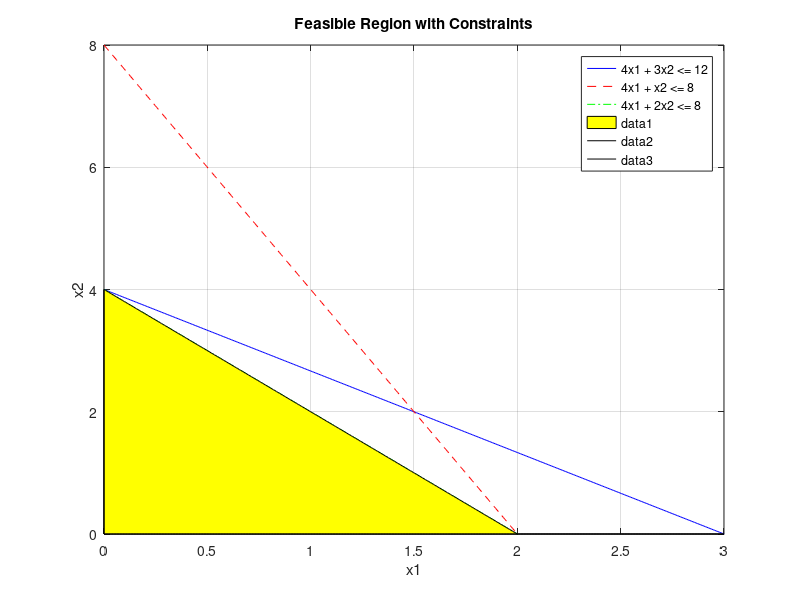

MATLAB code to generate this figure:
clear all;
close all;
clc;

% Define the constraints as anonymous functions
constraint1 = @(x1) (12 - 4*x1) / 3;
constraint2 = @(x1) 8 - 4*x1;
constraint3 = @(x1) (8 - 4*x1) / 2;

% Define the range for x1
x1 = linspace(0, 3, 400);

% Calculate the constraint lines
y1 = constraint1(x1);
y2 = constraint2(x1);
y3 = constraint3(x1);

% Create a new figure
figure;

% Plot the constraints
plot(x1, y1, 'b', 'DisplayName', '4x1 + 3x2 <= 12');
hold on; % Hold on to the current figure
plot(x1, y2, 'r--', 'DisplayName', '4x1 + x2 <= 8');
plot(x1, y3, 'g-.', 'DisplayName', '4x1 + 2x2 <= 8');

% Define the feasible region
% Find the minimum of the constraints at each x1
y_min = min([y1; y2; y3]);

% Fill the feasible region
fill_between = @(x, y1, y2, color) fill([x fliplr(x)], [y1 fliplr(y2)], color);
fill_between(x1, zeros(size(x1)), y_min, 'y');

% Add labels and title
xlabel('x1');
ylabel('x2');
title('Feasible Region with Constraints');
legend('show'); % Show the legend

% Add axes through the origin
line([0, max(x1)], [0, 0], 'Color', 'k');
line([0, 0], [0, max(y_min)], 'Color', 'k');

% Set the limits of the plot
xlim([0, 3]);
ylim([0, 8]);

% Hold off the current figure
hold off;

% Display the plot
grid on;
